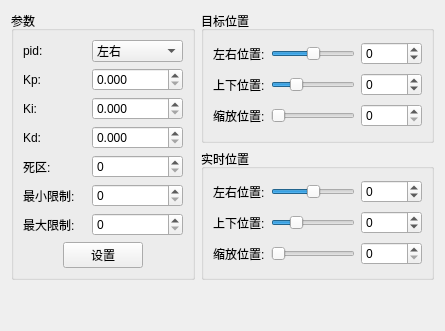
     <widget class="QWidget" name="page_2">
      <attribute name="label">
       <string>自动</string>
      </attribute>
      <layout class="QGridLayout" name="gridLayout_6">
       <item row="1" column="1">
        <widget class="QGroupBox" name="groupBox_7">
         <property name="title">
          <string>实时位置</string>
         </property>
         <layout class="QGridLayout" name="gridLayout_18">
          <item row="0" column="0">
           <widget class="QLabel" name="label_16">
            <property name="text">
             <string>左右位置:</string>
            </property>
           </widget>
          </item>
          <item row="0" column="1">
           <widget class="QSlider" name="horizontalSlider_pan_now_pos">
            <property name="minimum">
             <number>-2500</number>
            </property>
            <property name="maximum">
             <number>2500</number>
            </property>
            <property name="orientation">
             <enum>Qt::Horizontal</enum>
            </property>
           </widget>
          </item>
          <item row="0" column="2">
           <widget class="QSpinBox" name="spinBox_pan_now_pos">
            <property name="minimum">
             <number>-2500</number>
            </property>
            <property name="maximum">
             <number>2500</number>
            </property>
           </widget>
          </item>
          <item row="1" column="0">
           <widget class="QLabel" name="label_17">
            <property name="text">
             <string>上下位置:</string>
            </property>
           </widget>
          </item>
          <item row="1" column="1">
           <widget class="QSlider" name="horizontalSlider_tilt_now_pos">
            <property name="minimum">
             <number>-450</number>
            </property>
            <property name="maximum">
             <number>1300</number>
            </property>
            <property name="orientation">
             <enum>Qt::Horizontal</enum>
            </property>
           </widget>
          </item>
          <item row="1" column="2">
           <widget class="QSpinBox" name="spinBox_tilt_now_pos">
            <property name="minimum">
             <number>-450</number>
            </property>
            <property name="maximum">
             <number>1300</number>
            </property>
           </widget>
          </item>
          <item row="2" column="0">
           <widget class="QLabel" name="label_26">
            <property name="text">
             <string>缩放位置:</string>
            </property>
           </widget>
          </item>
          <item row="2" column="1">
           <widget class="QSlider" name="horizontalSlider_zoom_now_pos">
            <property name="minimum">
             <number>0</number>
            </property>
            <property name="maximum">
             <number>16384</number>
            </property>
            <property name="orientation">
             <enum>Qt::Horizontal</enum>
            </property>
           </widget>
          </item>
          <item row="2" column="2">
           <widget class="QSpinBox" name="spinBox_zoom_now_pos">
            <property name="minimum">
             <number>0</number>
            </property>
            <property name="maximum">
             <number>16384</number>
            </property>
           </widget>
          </item>
         </layout>
        </widget>
       </item>
       <item row="0" column="1">
        <widget class="QGroupBox" name="groupBox_6">
         <property name="title">
          <string>目标位置</string>
         </property>
         <layout class="QGridLayout" name="gridLayout_17">
          <item row="0" column="0">
           <widget class="QLabel" name="label_14">
            <property name="text">
             <string>左右位置:</string>
            </property>
           </widget>
          </item>
          <item row="0" column="1">
           <widget class="QSlider" name="horizontalSlider_pan_dst">
            <property name="minimum">
             <number>-2500</number>
            </property>
            <property name="maximum">
             <number>2500</number>
            </property>
            <property name="orientation">
             <enum>Qt::Horizontal</enum>
            </property>
           </widget>
          </item>
          <item row="0" column="2">
           <widget class="QSpinBox" name="spinBox_pan_dst">
            <property name="minimum">
             <number>-2500</number>
            </property>
            <property name="maximum">
             <number>2500</number>
            </property>
           </widget>
          </item>
          <item row="1" column="0">
           <widget class="QLabel" name="label_15">
            <property name="text">
             <string>上下位置:</string>
            </property>
           </widget>
          </item>
          <item row="1" column="1">
           <widget class="QSlider" name="horizontalSlider_tilt_dst">
            <property name="minimum">
             <number>-450</number>
            </property>
            <property name="maximum">
             <number>1300</number>
            </property>
            <property name="orientation">
             <enum>Qt::Horizontal</enum>
            </property>
           </widget>
          </item>
          <item row="1" column="2">
           <widget class="QSpinBox" name="spinBox_tilt_dst">
            <property name="minimum">
             <number>-450</number>
            </property>
            <property name="maximum">
             <number>1300</number>
            </property>
           </widget>
          </item>
          <item row="2" column="0">
           <widget class="QLabel" name="label_25">
            <property name="text">
             <string>缩放位置:</string>
            </property>
           </widget>
          </item>
          <item row="2" column="1">
           <widget class="QSlider" name="horizontalSlider_zoom_dst">
            <property name="minimum">
             <number>0</number>
            </property>
            <property name="maximum">
             <number>16384</number>
            </property>
            <property name="orientation">
             <enum>Qt::Horizontal</enum>
            </property>
           </widget>
          </item>
          <item row="2" column="2">
           <widget class="QSpinBox" name="spinBox_zoom_dst">
            <property name="minimum">
             <number>0</number>
            </property>
            <property name="maximum">
             <number>16384</number>
            </property>
           </widget>
          </item>
         </layout>
        </widget>
       </item>
       <item row="0" column="0" rowspan="2">
        <widget class="QGroupBox" name="groupBox_5">
         <property name="title">
          <string>参数</string>
         </property>
         <layout class="QGridLayout" name="gridLayout_4">
          <item row="5" column="1">
           <widget class="QSpinBox" name="spinBox_pan_dead_zone">
            <property name="maximum">
             <number>10000</number>
            </property>
           </widget>
          </item>
          <item row="3" column="0">
           <widget class="QLabel" name="label_6">
            <property name="text">
             <string>Ki:</string>
            </property>
           </widget>
          </item>
          <item row="7" column="0">
           <widget class="QLabel" name="label_9">
            <property name="text">
             <string>最大限制:</string>
            </property>
           </widget>
          </item>
          <item row="3" column="1">
           <widget class="QDoubleSpinBox" name="doubleSpinBox_pan_ki">
            <property name="decimals">
             <number>3</number>
            </property>
            <property name="maximum">
             <double>100000.000000000000000</double>
            </property>
           </widget>
          </item>
          <item row="4" column="1">
           <widget class="QDoubleSpinBox" name="doubleSpinBox_pan_kd">
            <property name="decimals">
             <number>3</number>
            </property>
            <property name="maximum">
             <double>100000.000000000000000</double>
            </property>
           </widget>
          </item>
          <item row="4" column="0">
           <widget class="QLabel" name="label_7">
            <property name="text">
             <string>Kd:</string>
            </property>
           </widget>
          </item>
          <item row="5" column="0">
           <widget class="QLabel" name="label_8">
            <property name="text">
             <string>死区:</string>
            </property>
           </widget>
          </item>
          <item row="7" column="1">
           <widget class="QSpinBox" name="spinBox_pan_max_limit">
            <property name="maximum">
             <number>1000000</number>
            </property>
           </widget>
          </item>
          <item row="1" column="1">
           <widget class="QComboBox" name="comboBox_pid_id">
            <item>
             <property name="text">
              <string>左右</string>
             </property>
            </item>
            <item>
             <property name="text">
              <string>上下</string>
             </property>
            </item>
            <item>
             <property name="text">
              <string>缩放</string>
             </property>
            </item>
           </widget>
          </item>
          <item row="1" column="0">
           <widget class="QLabel" name="label_19">
            <property name="text">
             <string>pid:</string>
            </property>
           </widget>
          </item>
          <item row="2" column="0">
           <widget class="QLabel" name="label_5">
            <property name="text">
             <string>Kp:</string>
            </property>
           </widget>
          </item>
          <item row="2" column="1">
           <widget class="QDoubleSpinBox" name="doubleSpinBox_pan_kp">
            <property name="decimals">
             <number>3</number>
            </property>
            <property name="maximum">
             <double>1000000.000000000000000</double>
            </property>
           </widget>
          </item>
          <item row="10" column="0" colspan="2">
           <layout class="QHBoxLayout" name="horizontalLayout_16">
            <item>
             <spacer name="horizontalSpacer_5">
              <property name="orientation">
               <enum>Qt::Horizontal</enum>
              </property>
              <property name="sizeHint" stdset="0">
               <size>
                <width>40</width>
                <height>20</height>
               </size>
              </property>
             </spacer>
            </item>
            <item>
             <widget class="QPushButton" name="pushButton_set_pid_para">
              <property name="text">
               <string>设置</string>
              </property>
             </widget>
            </item>
            <item>
             <spacer name="horizontalSpacer_6">
              <property name="orientation">
               <enum>Qt::Horizontal</enum>
              </property>
              <property name="sizeHint" stdset="0">
               <size>
                <width>40</width>
                <height>20</height>
               </size>
              </property>
             </spacer>
            </item>
           </layout>
          </item>
          <item row="6" column="1">
           <widget class="QSpinBox" name="spinBox_pan_min_limit">
            <property name="maximum">
             <number>1000000</number>
            </property>
           </widget>
          </item>
          <item row="6" column="0">
           <widget class="QLabel" name="label_23">
            <property name="text">
             <string>最小限制:</string>
            </property>
           </widget>
          </item>
         </layout>
        </widget>
       </item>
       <item row="2" column="1">
        <spacer name="verticalSpacer">
         <property name="orientation">
          <enum>Qt::Vertical</enum>
         </property>
         <property name="sizeHint" stdset="0">
          <size>
           <width>20</width>
           <height>40</height>
          </size>
         </property>
        </spacer>
       </item>
      </layout>
     </widget>
